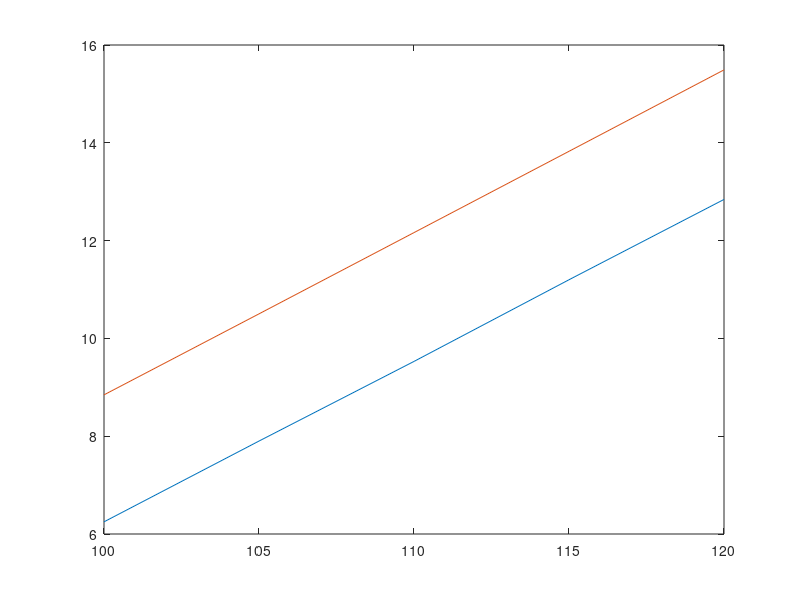

Reproduce this figure in MATLAB.
clear
%close all

ct = 10000;
snr=10000;
Mvec=[1:5];
D = 10;
height = 3; %d 
snrvec = [100:5 : 120];
M=2;
f = 28e9; % 28 GHz
c = 3e8; % speed of light
lambda = c/f; % free space wavelength 
eta = (c/4/pi/f)^2;
D_leng =4*D;

for mi = 1 : length(snrvec) 
    snr = 10^(snrvec(mi)/10);
    %NOMA power allocation 
    power = [4/5 1/5];
    %conventional antenna
    r_all = zeros(M,ct);
    r_all_pin = zeros(M,ct);
    r_all_mul = zeros(M,ct);
    for i = 1 : ct
        loc = zeros(M,2);
        loc(:,1) = D_leng*rand(M,1)-D_leng/2; %length        
        loc(:,2) = D*rand(M,1)-D/2; %width,      

        %conventional antenna
        dist = max(1,sqrt(loc(:,1).^2+ loc(:,2).^2 +height^2));
        r_all(:,i) = log2(1+eta*snr./dist.^2)/M;      
        
        %pinching antenna
        dist = max(1,sqrt(loc(:,2).^2 +height^2));
        r_all_pin(:,i) = log2(1+eta*snr./dist.^2)/M;   
 

    end

    %conventional antenna
    r_ave_sum(mi) = mean(sum(r_all,1));%  sum rate  
    %pinching antenna 
    r_ave_pin_sum(mi) = mean(sum(r_all_pin,1)); %sum rate 
 
end
 
%plot(snrvec, r_ave_sum) 
plot(snrvec, r_ave_sum,snrvec, r_ave_pin_sum ) 
 